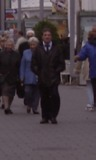
%> input picture images/pos/img00066.jpg, 96 x 160 px; its folder holds only this picture in this run
$ octave --eval "result = loadTrainingDatasetEE;"   (GNU Octave 9; MATLAB toolbox functions it lacks are replaced by stand-ins)
%> lines starting %> are read from the running program, lines starting %| are printed output that depends on the picture; in (x1, y1, x2, y2) boxes, pixels count from 0 and x2, y2 are one past the last pixel; in counts of white or black regions, pixels touching at a corner belong together; the program's own positions count from 1
function [images, labels] = loadTrainingDatasetEE()
    imagesFolder = 'images';
    noOfPosFiles = 0;

    if ~isfolder(imagesFolder)
        errorMessage = sprintf('Error: The following folder does not exist:\n%s\nPlease specify a new folder.', imagesFolder);
        uiwait(warndlg(errorMessage));
    end

    %load positive files
    posFilePattern = fullfile(imagesFolder, '\pos\*.jpg'); % Change to whatever pattern you need.
    posFiles = dir(posFilePattern);

    for i=1:length(posFiles)
        fullFileName = fullfile(posFiles(i).folder, posFiles(i).name);
        %pre processing function
        greyImPos = im2gray(imread(fullFileName));
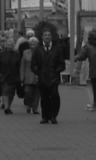
%> greyImPos: size 160x96 uint8; min 7, max 177, mean 67.4
        eeIm = edge(greyImPos);
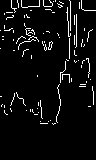
%> eeIm: size 160x96 logical; 5.1% white in thin lines or dots, all inside (x1, y1, x2, y2) = (0, 0, 96, 125)
        images(i,:) = reshape(eeIm, 1, []);
%> (the run ends here)

$ run again, on images/pos/img00169.jpg
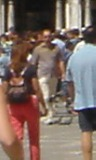
%> input picture images/pos/img00169.jpg, 96 x 160 px
%> in loadTrainingDatasetEE, `greyImPos = im2gray(imread(fullFileName));`:
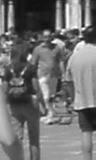
%> greyImPos: size 160x96 uint8; min 15, max 254, mean 112.2
%> in loadTrainingDatasetEE, `eeIm = edge(greyImPos);`:
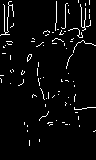
%> eeIm: size 160x96 logical; 4.1% white in thin lines or dots

$ run again, on images/pos/img00211.jpg
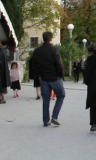
%> input picture images/pos/img00211.jpg, 96 x 160 px
%> in loadTrainingDatasetEE, `greyImPos = im2gray(imread(fullFileName));`:
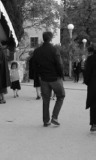
%> greyImPos: size 160x96 uint8; min 1, max 254, mean 106.8
%> in loadTrainingDatasetEE, `eeIm = edge(greyImPos);`:
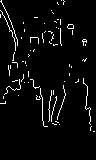
%> eeIm: size 160x96 logical; 4% white in thin lines or dots, all inside (x1, y1, x2, y2) = (0, 0, 95, 132)

$ run again, on images/pos/img00250.jpg
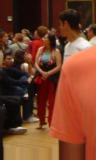
%> input picture images/pos/img00250.jpg, 96 x 160 px
%> in loadTrainingDatasetEE, `greyImPos = im2gray(imread(fullFileName));`:
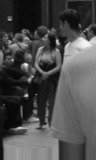
%> greyImPos: size 160x96 uint8; min 5, max 250, mean 76.2
%> in loadTrainingDatasetEE, `eeIm = edge(greyImPos);`:
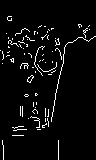
%> eeIm: size 160x96 logical; 4.3% white in thin lines or dots

$ run again, on images/pos/img00074.jpg
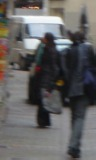
%> input picture images/pos/img00074.jpg, 96 x 160 px
%> in loadTrainingDatasetEE, `greyImPos = im2gray(imread(fullFileName));`:
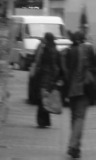
%> greyImPos: size 160x96 uint8; min 13, max 253, mean 97.5
%> in loadTrainingDatasetEE, `eeIm = edge(greyImPos);`:
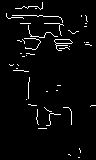
%> eeIm: size 160x96 logical; 3.4% white in thin lines or dots
